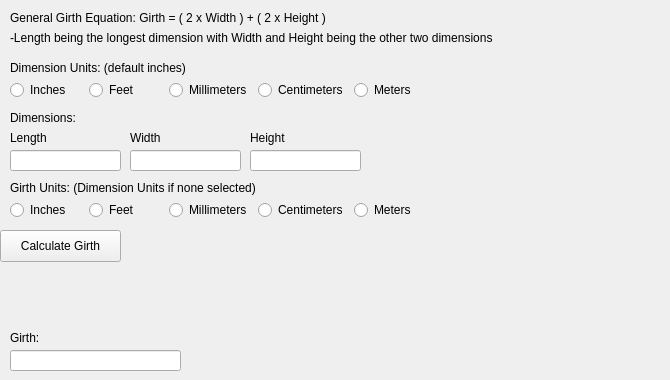
    <widget class="QWidget" name="tab_4">
     <attribute name="title">
      <string>Girth Calculator</string>
     </attribute>
     <widget class="QLabel" name="label_19">
      <property name="geometry">
       <rect>
        <x>10</x>
        <y>10</y>
        <width>651</width>
        <height>16</height>
       </rect>
      </property>
      <property name="text">
       <string>General Girth Equation: Girth = ( 2 x Width ) + ( 2 x Height )</string>
      </property>
     </widget>
     <widget class="QLabel" name="label_20">
      <property name="geometry">
       <rect>
        <x>10</x>
        <y>30</y>
        <width>621</width>
        <height>16</height>
       </rect>
      </property>
      <property name="text">
       <string>-Length being the longest dimension with Width and Height being the other two dimensions</string>
      </property>
     </widget>
     <widget class="QLabel" name="label_21">
      <property name="geometry">
       <rect>
        <x>10</x>
        <y>60</y>
        <width>211</width>
        <height>16</height>
       </rect>
      </property>
      <property name="text">
       <string>Dimension Units: (default inches)</string>
      </property>
     </widget>
     <widget class="QLabel" name="label_22">
      <property name="geometry">
       <rect>
        <x>10</x>
        <y>110</y>
        <width>81</width>
        <height>16</height>
       </rect>
      </property>
      <property name="text">
       <string>Dimensions:</string>
      </property>
     </widget>
     <widget class="QLineEdit" name="lineEdit_8">
      <property name="geometry">
       <rect>
        <x>10</x>
        <y>150</y>
        <width>111</width>
        <height>21</height>
       </rect>
      </property>
     </widget>
     <widget class="QLineEdit" name="lineEdit_9">
      <property name="geometry">
       <rect>
        <x>130</x>
        <y>150</y>
        <width>111</width>
        <height>21</height>
       </rect>
      </property>
     </widget>
     <widget class="QLineEdit" name="lineEdit_10">
      <property name="geometry">
       <rect>
        <x>250</x>
        <y>150</y>
        <width>111</width>
        <height>21</height>
       </rect>
      </property>
     </widget>
     <widget class="QLabel" name="label_23">
      <property name="geometry">
       <rect>
        <x>10</x>
        <y>130</y>
        <width>71</width>
        <height>16</height>
       </rect>
      </property>
      <property name="text">
       <string>Length</string>
      </property>
     </widget>
     <widget class="QLabel" name="label_24">
      <property name="geometry">
       <rect>
        <x>10</x>
        <y>280</y>
        <width>651</width>
        <height>16</height>
       </rect>
      </property>
      <property name="text">
       <string/>
      </property>
     </widget>
     <widget class="QLabel" name="label_25">
      <property name="geometry">
       <rect>
        <x>10</x>
        <y>300</y>
        <width>651</width>
        <height>16</height>
       </rect>
      </property>
      <property name="text">
       <string/>
      </property>
     </widget>
     <widget class="QLabel" name="label_26">
      <property name="geometry">
       <rect>
        <x>10</x>
        <y>180</y>
        <width>311</width>
        <height>16</height>
       </rect>
      </property>
      <property name="text">
       <string>Girth Units: (Dimension Units if none selected)</string>
      </property>
     </widget>
     <widget class="QPushButton" name="pushButton_3">
      <property name="geometry">
       <rect>
        <x>0</x>
        <y>230</y>
        <width>121</width>
        <height>32</height>
       </rect>
      </property>
      <property name="text">
       <string>Calculate Girth</string>
      </property>
     </widget>
     <widget class="QLabel" name="label_27">
      <property name="geometry">
       <rect>
        <x>130</x>
        <y>130</y>
        <width>60</width>
        <height>16</height>
       </rect>
      </property>
      <property name="text">
       <string>Width</string>
      </property>
     </widget>
     <widget class="QLabel" name="label_28">
      <property name="geometry">
       <rect>
        <x>190</x>
        <y>350</y>
        <width>141</width>
        <height>16</height>
       </rect>
      </property>
      <property name="text">
       <string/>
      </property>
     </widget>
     <widget class="QLabel" name="label_31">
      <property name="geometry">
       <rect>
        <x>10</x>
        <y>330</y>
        <width>60</width>
        <height>16</height>
       </rect>
      </property>
      <property name="text">
       <string>Girth:</string>
      </property>
     </widget>
     <widget class="QLineEdit" name="lineEdit_11">
      <property name="geometry">
       <rect>
        <x>10</x>
        <y>350</y>
        <width>171</width>
        <height>21</height>
       </rect>
      </property>
     </widget>
     <widget class="QLabel" name="label_32">
      <property name="geometry">
       <rect>
        <x>250</x>
        <y>130</y>
        <width>60</width>
        <height>16</height>
       </rect>
      </property>
      <property name="text">
       <string>Height</string>
      </property>
     </widget>
     <widget class="QWidget" name="">
      <property name="geometry">
       <rect>
        <x>10</x>
        <y>80</y>
        <width>417</width>
        <height>20</height>
       </rect>
      </property>
      <layout class="QHBoxLayout" name="horizontalLayout_3">
       <item>
        <widget class="QRadioButton" name="radioButton_33">
         <property name="text">
          <string>Inches</string>
         </property>
        </widget>
       </item>
       <item>
        <widget class="QRadioButton" name="radioButton_34">
         <property name="text">
          <string>Feet</string>
         </property>
        </widget>
       </item>
       <item>
        <widget class="QRadioButton" name="radioButton_35">
         <property name="text">
          <string>Millimeters</string>
         </property>
        </widget>
       </item>
       <item>
        <widget class="QRadioButton" name="radioButton_36">
         <property name="text">
          <string>Centimeters</string>
         </property>
        </widget>
       </item>
       <item>
        <widget class="QRadioButton" name="radioButton_37">
         <property name="text">
          <string>Meters</string>
         </property>
        </widget>
       </item>
      </layout>
     </widget>
     <widget class="QWidget" name="">
      <property name="geometry">
       <rect>
        <x>10</x>
        <y>200</y>
        <width>417</width>
        <height>20</height>
       </rect>
      </property>
      <layout class="QHBoxLayout" name="horizontalLayout_4">
       <item>
        <widget class="QRadioButton" name="radioButton_38">
         <property name="text">
          <string>Inches</string>
         </property>
        </widget>
       </item>
       <item>
        <widget class="QRadioButton" name="radioButton_39">
         <property name="text">
          <string>Feet</string>
         </property>
        </widget>
       </item>
       <item>
        <widget class="QRadioButton" name="radioButton_40">
         <property name="text">
          <string>Millimeters</string>
         </property>
        </widget>
       </item>
       <item>
        <widget class="QRadioButton" name="radioButton_41">
         <property name="text">
          <string>Centimeters</string>
         </property>
        </widget>
       </item>
       <item>
        <widget class="QRadioButton" name="radioButton_42">
         <property name="text">
          <string>Meters</string>
         </property>
        </widget>
       </item>
      </layout>
     </widget>
    </widget>
